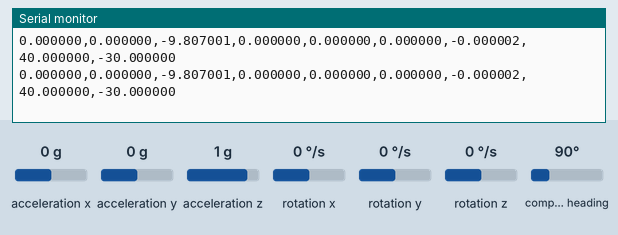
Recording of a sketch running on a simulated Arduino Uno, built with avr-gcc and run on an emulated ATmega328P. Shown: the last lines printed to the serial monitor. The inputs (shaded band) are chosen by the test bench; at power-on: acceleration x 0 g, acceleration y 0 g, acceleration z 1 g, rotation x 0 °/s, rotation y 0 °/s, rotation z 0 °/s, compass heading 90°.

Above: at 1.2 s.
1.3 s: acceleration x set to -0.2 g
At 1.38 s:
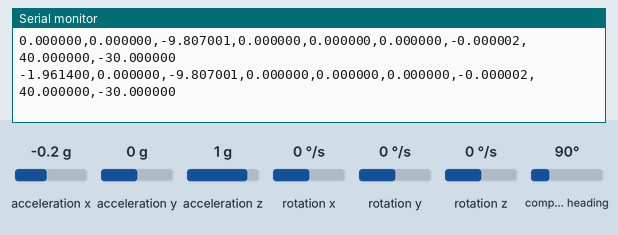
4.3 s: acceleration y set to -0.2 g
At 4.31 s:
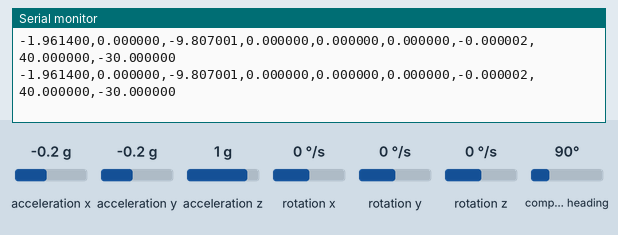
7.3 s: acceleration z set to 0.2 g
At 7.32 s:
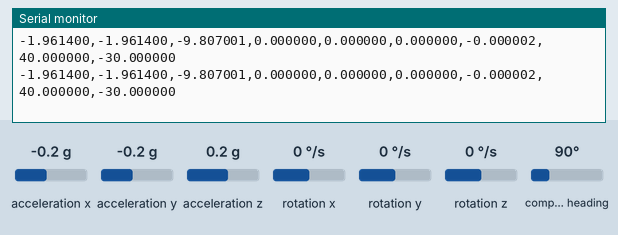
10.3 s: acceleration z set to -0.1 g
At 10.33 s:
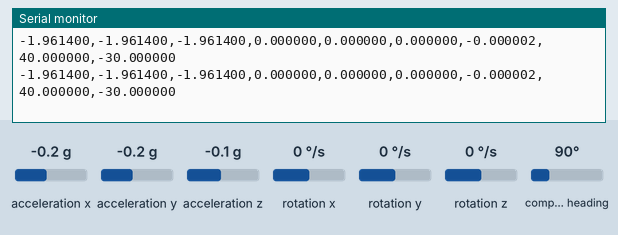
Timing chart, 0 to 13.3 s (numbered marks = the images above; inputs shaded):
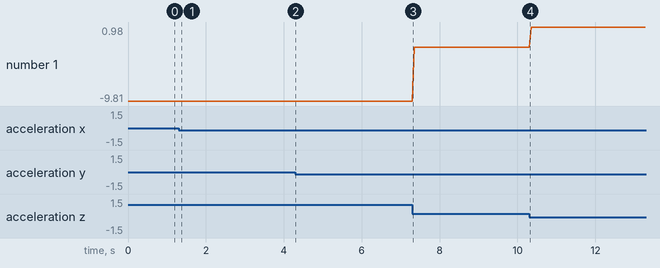

Measured:
- after the input at 1.3 s, the serial monitor: prints a new line after 0.06 s (image 1)
- plotted number 1: -1.96 → 0.98 after the input at 10.3 s

The sketch:

arduino.ino
```cpp
// (licence header left out)
/*
 * Updated by Ahmad Shamshiri on July 09, 2018 for Robojax.com
 * in Ajax, Ontario, Canada
 * watch instrucion video for this code:
For this sketch you need to connect:
VCC to 5V and GND to GND of Arduino
SDA to A4 and SCL to A5

S20A is 3.3V voltage regulator MIC5205-3.3BM5
*/

#include "MPU9250.h"

// an MPU9250 object with the MPU-9250 sensor on I2C bus 0 with address 0x68
MPU9250 IMU(Wire, 0x68);
int status;

void setup() {
  // serial to display data
  Serial.begin(19200);
  while(!Serial) {}

  // start communication with IMU
  status = IMU.begin();
  if (status < 0) {
    Serial.println("IMU initialization unsuccessful");
    Serial.println("Check IMU wiring or try cycling power");
    Serial.print("Status: ");
    Serial.println(status);
    while(1) {}
  }
  // setting the accelerometer full scale range to +/-8G
  IMU.setAccelRange(MPU9250::ACCEL_RANGE_2G);
  // setting the gyroscope full scale range to +/-500 deg/s
  IMU.setGyroRange(MPU9250::GYRO_RANGE_250DPS);
  // setting DLPF bandwidth to 20 Hz
  IMU.setDlpfBandwidth(MPU9250::DLPF_BANDWIDTH_184HZ);
}

void loop() {
  // read the sensor
  IMU.readSensor();
  // Output serial message
  Serial.print(IMU.getAccelX_mss(),6); Serial.print(","); // Accelerometer x
  Serial.print(IMU.getAccelY_mss(),6); Serial.print(","); // Accelerometer y
  Serial.print(IMU.getAccelZ_mss(),6); Serial.print(","); // Accelerometer z
  Serial.print(IMU.getGyroX_rads(),6); Serial.print(","); // Gyroscope x
  Serial.print(IMU.getGyroY_rads(),6); Serial.print(","); // Gyroscope y
  Serial.print(IMU.getGyroZ_rads(),6); Serial.print(","); // Gyroscope z
  Serial.print(IMU.getMagX_uT(),6); Serial.print(",");// Magnetometer x
  Serial.print(IMU.getMagY_uT(),6); Serial.print(",");// Magnetometer y
  Serial.println(IMU.getMagZ_uT(),6);// Magnetometer z
//  Serial.println(IMU.getTemperature_C(),6); // Temperature Celsius
  delay(5);
} 
```
